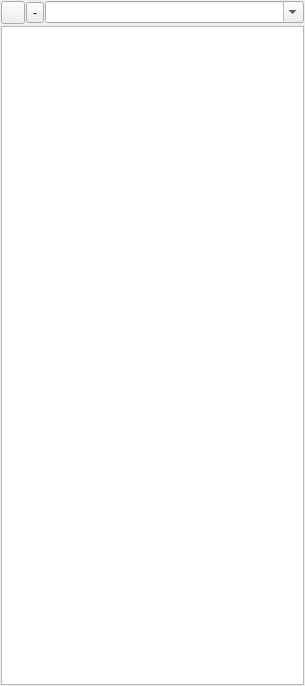
<?xml version="1.0" encoding="UTF-8"?>
<ui version="4.0">
 <class>DADataManagerTreeWidget</class>
 <widget class="QWidget" name="DADataManagerTreeWidget">
  <property name="geometry">
   <rect>
    <x>0</x>
    <y>0</y>
    <width>305</width>
    <height>686</height>
   </rect>
  </property>
  <property name="windowTitle">
   <string>Form</string>
  </property>
  <layout class="QVBoxLayout" name="verticalLayout">
   <property name="spacing">
    <number>2</number>
   </property>
   <property name="leftMargin">
    <number>1</number>
   </property>
   <property name="topMargin">
    <number>1</number>
   </property>
   <property name="rightMargin">
    <number>1</number>
   </property>
   <property name="bottomMargin">
    <number>1</number>
   </property>
   <item>
    <layout class="QHBoxLayout" name="horizontalLayout">
     <property name="spacing">
      <number>1</number>
     </property>
     <item>
      <widget class="QToolButton" name="toolButtonExpand">
       <property name="text">
        <string/>
       </property>
       <property name="icon">
        <iconset resource="icon.qrc">
         <normaloff>:/DAGui/icon/expand-all.svg</normaloff>:/DAGui/icon/expand-all.svg</iconset>
       </property>
      </widget>
     </item>
     <item>
      <widget class="QToolButton" name="toolButtonCollapse">
       <property name="text">
        <string>-</string>
       </property>
       <property name="icon">
        <iconset resource="icon.qrc">
         <normaloff>:/DAGui/icon/collapse.svg</normaloff>:/DAGui/icon/collapse.svg</iconset>
       </property>
      </widget>
     </item>
     <item>
      <widget class="QComboBox" name="comboBoxFilter">
       <property name="sizePolicy">
        <sizepolicy hsizetype="Expanding" vsizetype="Fixed">
         <horstretch>0</horstretch>
         <verstretch>0</verstretch>
        </sizepolicy>
       </property>
       <property name="editable">
        <bool>true</bool>
       </property>
       <property name="placeholderText">
        <string>Input To Search</string>
       </property>
      </widget>
     </item>
    </layout>
   </item>
   <item>
    <widget class="QTreeView" name="treeView"/>
   </item>
  </layout>
 </widget>
 <resources>
  <include location="icon.qrc"/>
 </resources>
 <connections/>
</ui>
